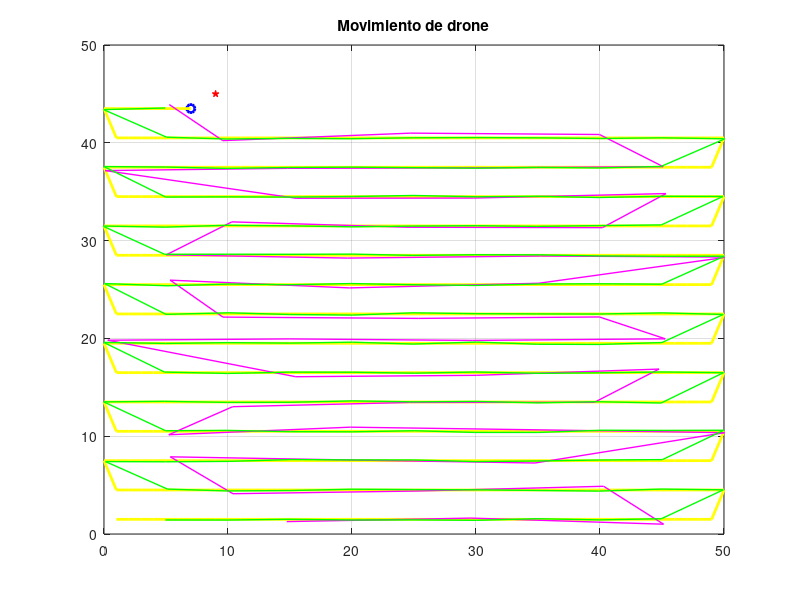

Here is the MATLAB script that generated this plot:
clear all
close all
clc

% Parámetros
dt = 0.1;
Tf = 300;
t = 0;

grid_size = 50; %Cuadricula variable

x = 0;
y = 1.5; % 1.5 = 3x3 persona, 2.5 = 5x5 fuego
x_tray = [];
y_tray = [];

% Perturbación tipo viento
d_x = 0;
d_y = 0;

%Ubicacion de persona/fuego
x_persona = randi([0 grid_size])
y_persona = randi([0 grid_size])
% persona = [x_persona y_persona];

radio_deteccion = 1.6;   % 1.6 = 3x3 persona, 2.6 = 5x5 fuego

%Gps
c = 0;
Gx = [];
Gy = [];

%Interno
i = 0;
ix = [];
iy = [];

Vx = 10;  
Vy = 10;  

pasoY = 3; % 3 = 3x3 persona, 5 = 5x5 fuego
direccion = 1; 

figure(1)


while t < Tf

    c = c + 1;
    i = i + 1;
    
    x = x + direccion*Vx*dt;

    if x >= grid_size
        x = grid_size;
        direccion = -1;
        y = y + pasoY;
    end
    
    if x <= 0
        x = 0;
        direccion = 1;
        y = y + pasoY;
    end
    
  
    if y >= grid_size
        break
    end

    if abs(x - x_persona) <= radio_deteccion && ...
    abs(y - y_persona) <= radio_deteccion
        disp("Persona/fuego encontrada")
        break
    end

    
    % cada 15 segundos intentamos usar GPS
    if mod(c,15) == 0
            % GPS conectado → error mayor
            Gx(end+1) = x + (rand-0.5)*1;     % error ±0.5 km
            Gy(end+1) = y + (rand-0.5)*1;
    end

    if mod(i, 5) == 0
        ix(end+1) = x + (rand-0.5)*0.25; % Log the x-coordinate
        iy(end+1) = y + (rand-0.5)*0.25; % Log the y-coordinate
    end

    x_tray(end+1) = x;
    y_tray(end+1) = y;
    
    % Graficar
    clf
    plot(x_persona, y_persona, 'rp', 'MarkerSize',5, 'MarkerFaceColor','r')
    hold on
    plot(x,y,'bo','LineWidth',2)
    hold on
    axis([0 grid_size 0 grid_size])
    grid on
    plot(x_tray,y_tray,'Color','yellow','LineWidth',2)
    hold on
    plot(Gx,Gy,'Color','magenta','LineWidth',1)
    hold on
    plot(ix,iy,'Color','green','LineWidth',1)
    hold off
    title('Movimiento de drone')
    drawnow limitrate
    
    t = t + dt;
end
